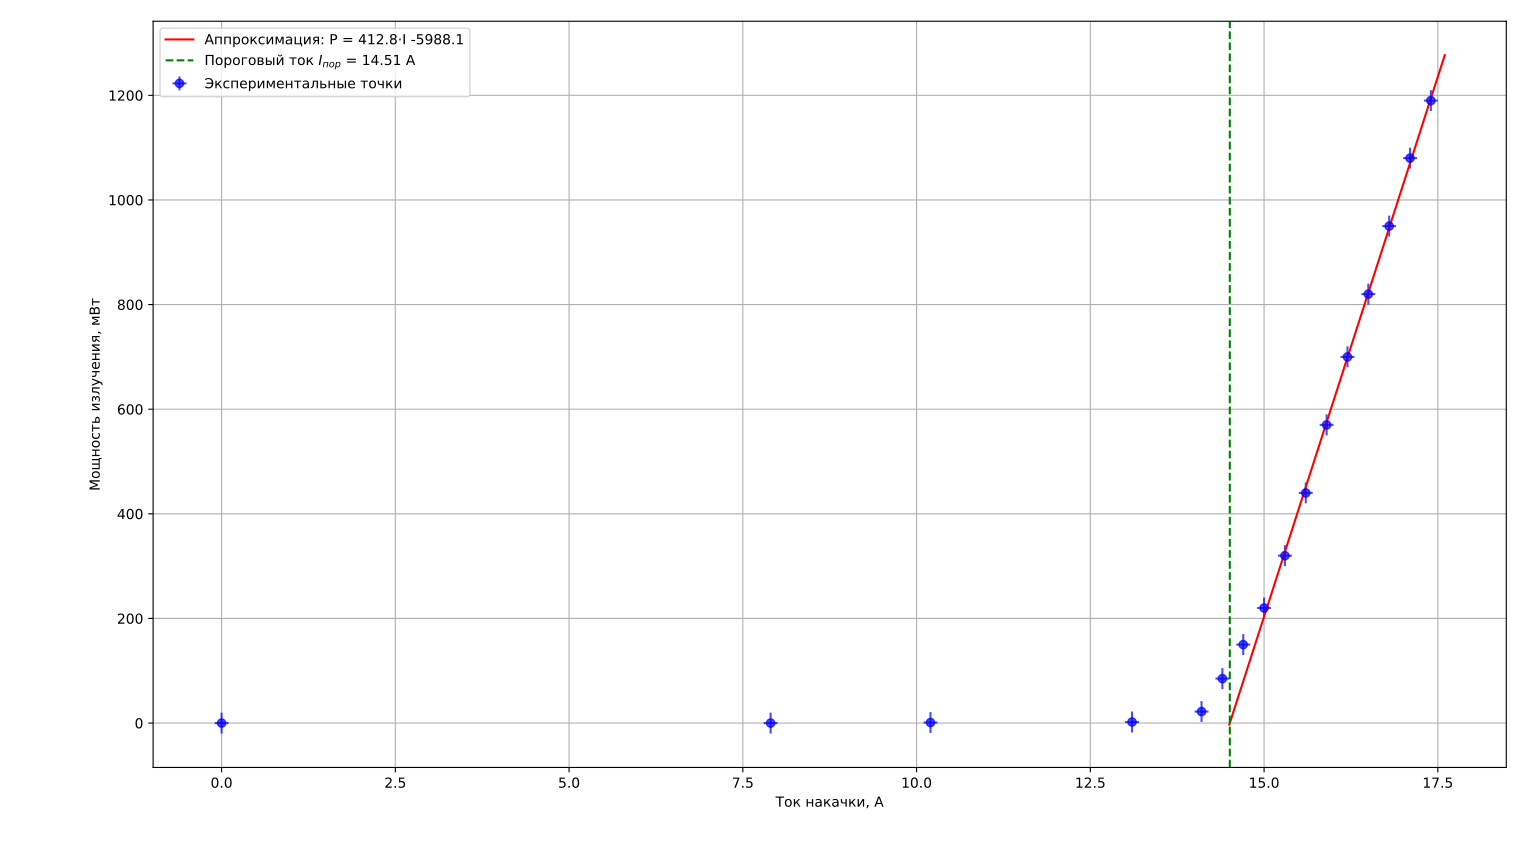

Generate this figure with Python:
import numpy as np
import matplotlib.pyplot as plt
import scipy.stats as stats

# Исходные данные
I = np.array([0, 7.9, 10.2, 13.1, 14.1, 14.4, 14.7, 15.0, 15.3, 15.6, 15.9, 16.2, 16.5, 16.8, 17.1, 17.4])
P = np.array([0, 0, 1, 2, 22, 85, 150, 220, 320, 440, 570, 700, 820, 950, 1080, 1190])

# Выбор линейного участка (I >= 15.0 A)
mask = I >= 15.0
I_lin, P_lin = I[mask], P[mask]

# Линейная регрессия
slope, intercept, r_value, p_value, std_err = stats.linregress(I_lin, P_lin)
I_th = -intercept / slope

# Погрешности
yerr = 20   # +- 10 мВт для мощности
xerr = 0.1  # +- 0.1 А для тока (предполагаем, что +-1 в условии была опечаткой)

# Построение графика
plt.figure(figsize=(8, 6))
plt.errorbar(I, P, xerr=xerr, yerr=yerr, fmt='o', color='blue', alpha=0.7, label='Экспериментальные точки')

I_fit = np.linspace(14.5, 17.6, 100)
P_fit = slope * I_fit + intercept
plt.plot(I_fit, P_fit, 'r-', label=f'Аппроксимация: P = {slope:.1f}·I {intercept:.1f}')

plt.axvline(I_th, color='green', linestyle='--', label=f'Пороговый ток $I_{{пор}}$ = {I_th:.2f} А')

plt.xlabel('Ток накачки, А')
plt.ylabel('Мощность излучения, мВт')
# plt.title('Зависимость мощности излучения от тока накачки (свободная генерация)')
plt.legend()
plt.grid(True)
plt.tight_layout()
# plt.savefig('free_generation_plot.png', dpi=300)
plt.show()
